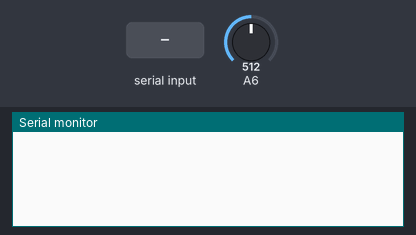
This sketch was run on a simulated Arduino Nano, built with avr-gcc and run on an emulated ATmega328P. On the bench: the last lines printed to the serial monitor. The test bench sets the inputs (shaded band); at power-on: A6 = 512.

Above: at 1.2 s.
1.3 s: "1" received over Serial
At 2.0 s:
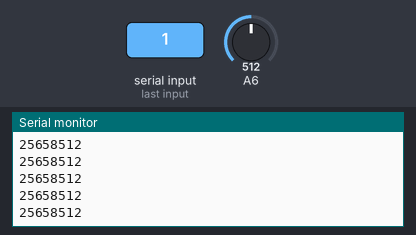
3.2 s: A6 set to 716
At 4.2 s:
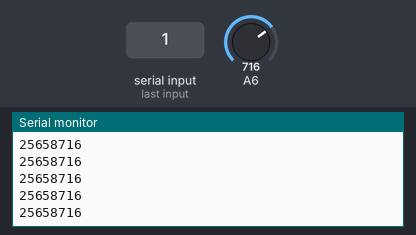
4.7 s: A6 set to 900
At 5.3 s:
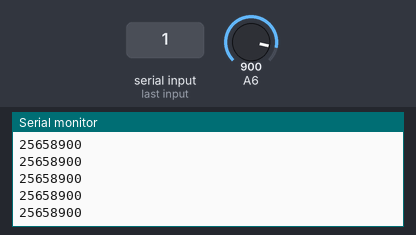
Timing chart, 0 to 7.7 s (numbered marks = the images above; inputs shaded):
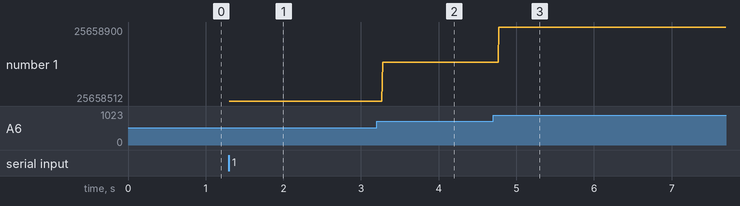

Measured:
- after the input at 1.3 s, the serial monitor: prints a new line at once (image 1)
- after the input at 3.2 s, the serial monitor: prints a new line after 0.08 s (image 2)
- after the input at 4.7 s, the serial monitor: prints a new line after 0.08 s (image 3)
- plotted number 1: 25658512 → 25658716 after the input at 3.2 s, 25658716 → 25658900 after the input at 4.7 s

The sketch:

sketch_mar26a.ino
```cpp
int incomingByte = 0;

void setup() {
  Serial.begin(9600);

}

void loop() {
  if(Serial.available()> 0){
    // incomingByte = Serial.read();
incomingByte = analogRead(A6);
    Serial.print('i received:');
    Serial.println(incomingByte, DEC);
  }

}
```
